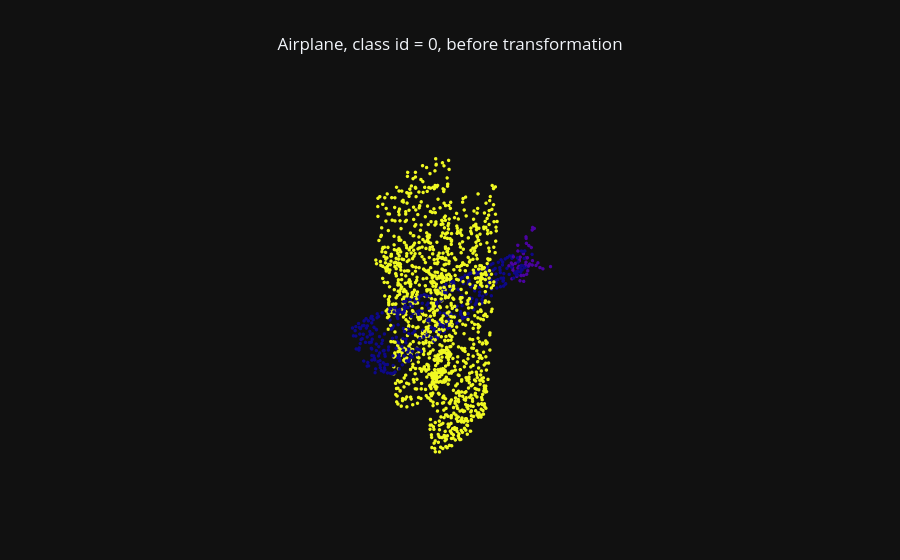
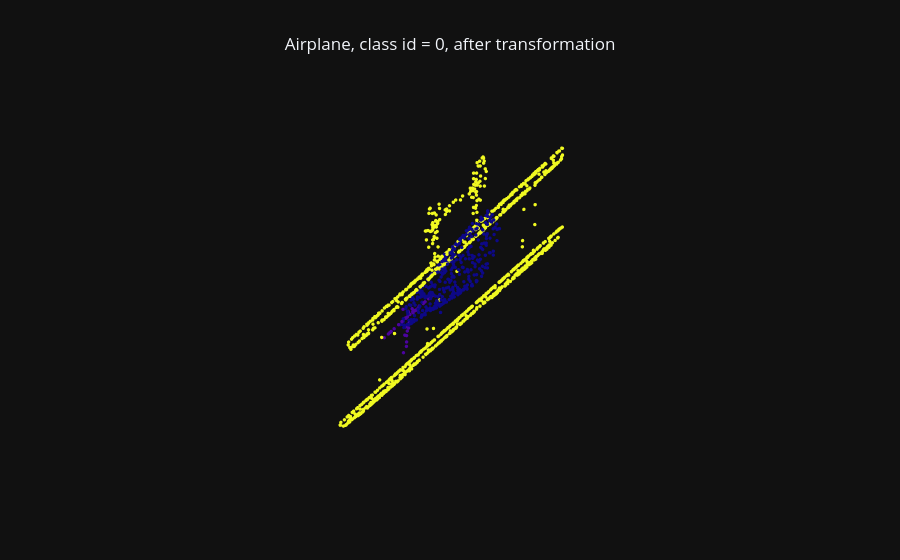
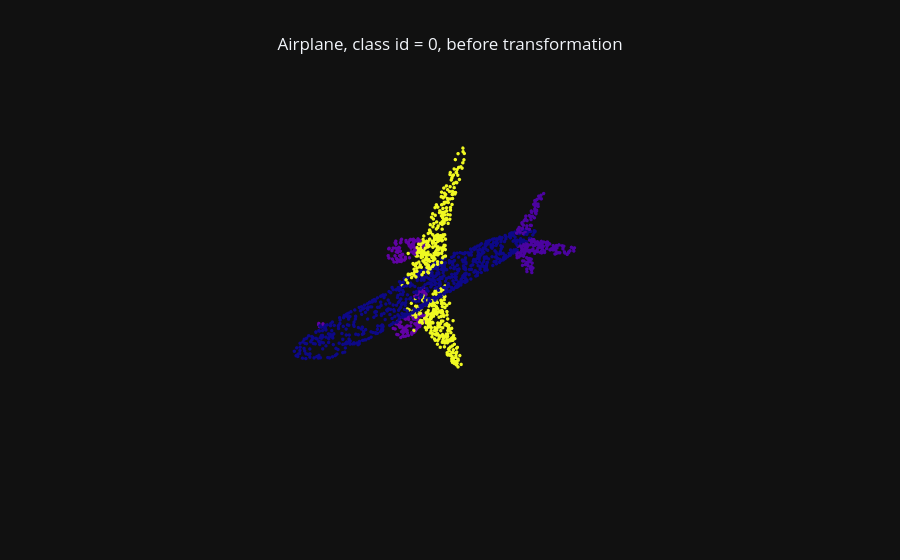
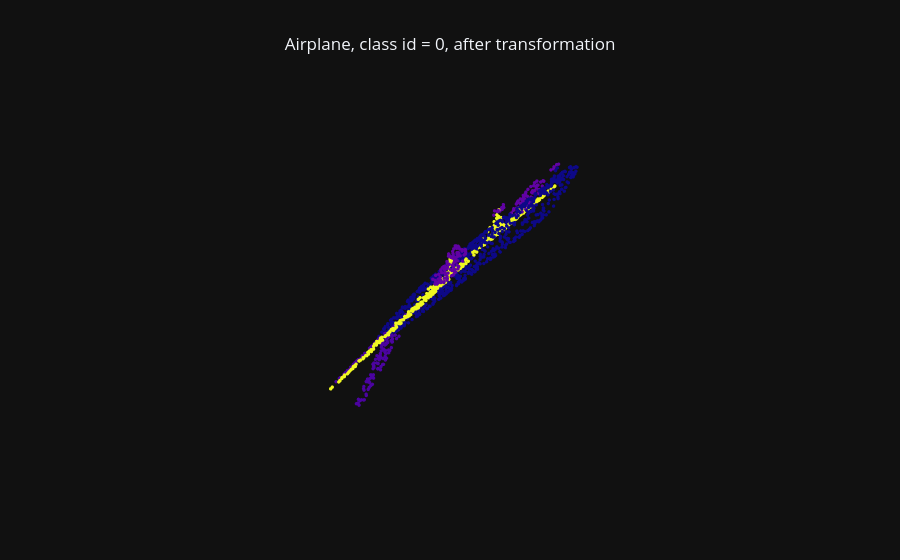

Notebook cell for these charts, in order:
### Markdown cell above
## Inference

### Code cell
dense_classifier.load_state_dict(torch.load('pointnet_seg.pth'))
dense_classifier.eval()

total_loss = 0.0

with torch.no_grad():
    for batch_dict in tqdm(test_loader, total=len(test_loader)):
        x = batch_dict['points'].transpose(1, 2).to(device)
        labels = batch_dict['seg_labels'].to(device)
        pred, _ = dense_classifier(x)

        # calculate loss
        loss = criterion(pred, labels)
        total_loss += loss.item()

evaluation_loss = total_loss / len(test_loader)
print(evaluation_loss)

for i in range (0,3):
    data_dict= train_set[i]
    points = data_dict['points']
    seg_labels = data_dict['seg_labels']

    pc_plots = plot_pc_data3d(x=points[:,0], y=points[:,1], z=points[:,2], apply_color_gradient=False, color=PART_COLORS[seg_labels - 1], marker_size=2)
    layout = dict(template="plotly_dark", title=f"{data_dict['class_name']}, class id = {data_dict['class_id']}, before transformation", scene=PCD_SCENE, title_x=0.5)
    fig = go.Figure(data=pc_plots, layout=layout)   
    fig.show()
    newpoints = torch.from_numpy(points).unsqueeze(0).transpose(1, 2).to(device)
    _, original_trans = classifier(newpoints)
    original_trans = original_trans.squeeze(0).detach().cpu().numpy()
    original_transformed = np.dot(original_trans, points.T).T
    pc_plots = plot_pc_data3d(x=original_transformed[:,0], y=original_transformed[:,1], z=original_transformed[:,2], apply_color_gradient=False, color=PART_COLORS[seg_labels - 1], marker_size=2)
    layout = dict(template="plotly_dark", title=f"{data_dict['class_name']}, class id = {data_dict['class_id']}, after transformation", scene=PCD_SCENE, title_x=0.5)
    fig = go.Figure(data=pc_plots, layout=layout)   
    fig.show()

### Figure 1 — Plotly figure (JSON) as saved in the notebook; plotly's stock layout.template omitted (floating-point values rounded to 4 significant figures; data arrays with more than 128 entries replaced by an {"elided": "..."} marker saying what was removed)
{"data": [{"hoverinfo": "skip", "marker": {"color": {"elided": "2500 int values"}, "opacity": 1, "size": 2}, "mode": "markers", "showlegend": false, "type": "scatter3d", "x": {"elided": "2500 float values"}, "y": {"elided": "2500 float values"}, "z": {"elided": "2500 float values"}}], "layout": {"scene": {"aspectmode": "data", "xaxis": {"visible": false}, "yaxis": {"visible": false}, "zaxis": {"visible": false}}, "title": {"text": "Airplane, class id = 0, before transformation", "x": 0.5}}}

### Figure 2 — Plotly figure (JSON) as saved in the notebook; plotly's stock layout.template omitted (floating-point values rounded to 4 significant figures; data arrays with more than 128 entries replaced by an {"elided": "..."} marker saying what was removed)
{"data": [{"hoverinfo": "skip", "marker": {"color": {"elided": "2500 int values"}, "opacity": 1, "size": 2}, "mode": "markers", "showlegend": false, "type": "scatter3d", "x": {"elided": "2500 float values"}, "y": {"elided": "2500 float values"}, "z": {"elided": "2500 float values"}}], "layout": {"scene": {"aspectmode": "data", "xaxis": {"visible": false}, "yaxis": {"visible": false}, "zaxis": {"visible": false}}, "title": {"text": "Airplane, class id = 0, after transformation", "x": 0.5}}}

### Figure 3 — Plotly figure (JSON) as saved in the notebook; plotly's stock layout.template omitted (floating-point values rounded to 4 significant figures; data arrays with more than 128 entries replaced by an {"elided": "..."} marker saying what was removed)
{"data": [{"hoverinfo": "skip", "marker": {"color": {"elided": "2500 int values"}, "opacity": 1, "size": 2}, "mode": "markers", "showlegend": false, "type": "scatter3d", "x": {"elided": "2500 float values"}, "y": {"elided": "2500 float values"}, "z": {"elided": "2500 float values"}}], "layout": {"scene": {"aspectmode": "data", "xaxis": {"visible": false}, "yaxis": {"visible": false}, "zaxis": {"visible": false}}, "title": {"text": "Airplane, class id = 0, before transformation", "x": 0.5}}}

### Figure 4 — Plotly figure (JSON) as saved in the notebook; plotly's stock layout.template omitted (floating-point values rounded to 4 significant figures; data arrays with more than 128 entries replaced by an {"elided": "..."} marker saying what was removed)
{"data": [{"hoverinfo": "skip", "marker": {"color": {"elided": "2500 int values"}, "opacity": 1, "size": 2}, "mode": "markers", "showlegend": false, "type": "scatter3d", "x": {"elided": "2500 float values"}, "y": {"elided": "2500 float values"}, "z": {"elided": "2500 float values"}}], "layout": {"scene": {"aspectmode": "data", "xaxis": {"visible": false}, "yaxis": {"visible": false}, "zaxis": {"visible": false}}, "title": {"text": "Airplane, class id = 0, after transformation", "x": 0.5}}}
